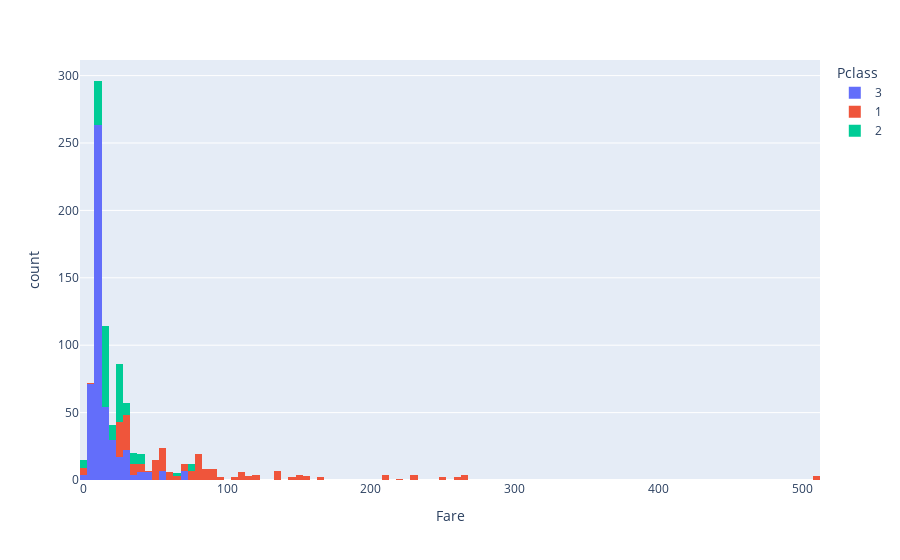

Notebook cell for this chart:
### Code cell
# Titanic

px.histogram(data_frame = df_titanic,
             x          = "Fare",
             hover_data = ["Pclass"],
             color      = "Pclass",
             nbins      = 200)

### Figure 1 — Plotly figure (JSON) as saved in the notebook; plotly's stock layout.template omitted (floating-point values rounded to 4 significant figures; data arrays with more than 128 entries replaced by an {"elided": "..."} marker saying what was removed)
{"data": [{"alignmentgroup": "True", "bingroup": "x", "hovertemplate": "Pclass=3<br>Fare=%{x}<br>count=%{y}<extra></extra>", "legendgroup": "3", "marker": {"color": "#636efa", "pattern": {"shape": ""}}, "name": "3", "nbinsx": 200, "offsetgroup": "3", "orientation": "v", "showlegend": true, "type": "histogram", "x": {"elided": "491 float values"}, "xaxis": "x", "yaxis": "y"}, {"alignmentgroup": "True", "bingroup": "x", "hovertemplate": "Pclass=1<br>Fare=%{x}<br>count=%{y}<extra></extra>", "legendgroup": "1", "marker": {"color": "#EF553B", "pattern": {"shape": ""}}, "name": "1", "nbinsx": 200, "offsetgroup": "1", "orientation": "v", "showlegend": true, "type": "histogram", "x": {"elided": "216 float values"}, "xaxis": "x", "yaxis": "y"}, {"alignmentgroup": "True", "bingroup": "x", "hovertemplate": "Pclass=2<br>Fare=%{x}<br>count=%{y}<extra></extra>", "legendgroup": "2", "marker": {"color": "#00cc96", "pattern": {"shape": ""}}, "name": "2", "nbinsx": 200, "offsetgroup": "2", "orientation": "v", "showlegend": true, "type": "histogram", "x": {"elided": "184 float values"}, "xaxis": "x", "yaxis": "y"}], "layout": {"barmode": "relative", "legend": {"title": {"text": "Pclass"}, "tracegroupgap": 0}, "margin": {"t": 60}, "xaxis": {"anchor": "y", "domain": [0, 1], "title": {"text": "Fare"}}, "yaxis": {"anchor": "x", "domain": [0, 1], "title": {"text": "count"}}}}
